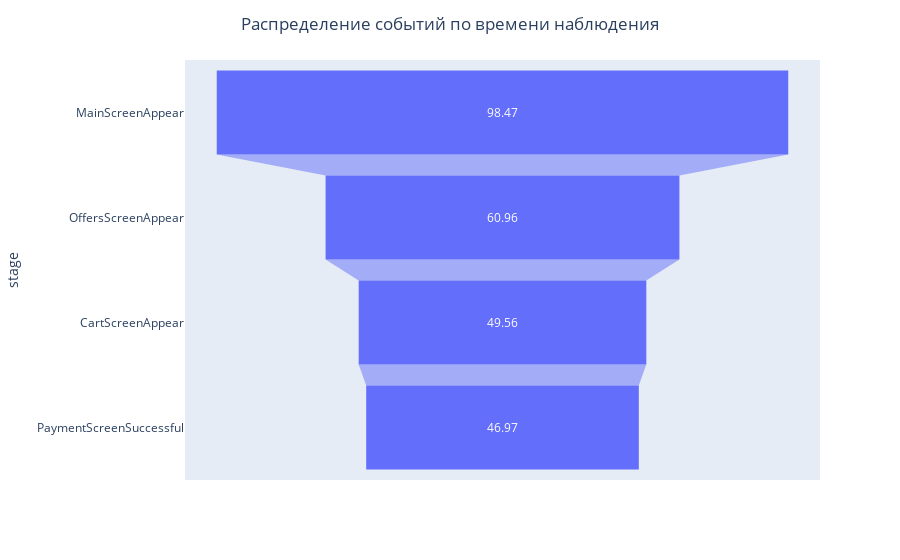

The cell this chart's notebook holds for it:
### Markdown cell above
### Построение графика воронки

### Code cell
funnel_event = dict(
    number=[98.47, 60.96, 49.56, 46.97],
    stage=["MainScreenAppear", "OffersScreenAppear", "CartScreenAppear", "PaymentScreenSuccessful"])
fig = px.funnel(funnel_event, x='number', y='stage')
fig.update_layout(title='Распределение событий по времени наблюдения', title_x =0.5)
fig.show()

### Figure 1 — Plotly figure (JSON) as saved in the notebook; plotly's stock layout.template omitted (floating-point values rounded to 4 significant figures)
{"data": [{"hovertemplate": "number=%{x}<br>stage=%{y}<extra></extra>", "legendgroup": "", "marker": {"color": "#636efa"}, "name": "", "orientation": "h", "showlegend": false, "type": "funnel", "x": [98.47, 60.96, 49.56, 46.97], "xaxis": "x", "y": ["MainScreenAppear", "OffersScreenAppear", "CartScreenAppear", "PaymentScreenSuccessful"], "yaxis": "y"}], "layout": {"legend": {"tracegroupgap": 0}, "margin": {"t": 60}, "title": {"text": "Распределение событий по времени наблюдения", "x": 0.5}, "xaxis": {"anchor": "y", "domain": [0, 1], "title": {"text": "number"}}, "yaxis": {"anchor": "x", "domain": [0, 1], "title": {"text": "stage"}}}}
